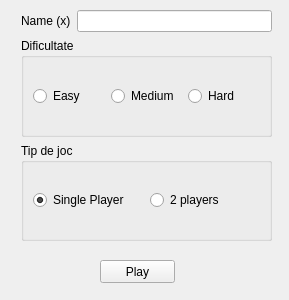
<?xml version="1.0" encoding="UTF-8"?>
<ui version="4.0">
 <class>GameWizard</class>
 <widget class="QWidget" name="GameWizard">
  <property name="geometry">
   <rect>
    <x>0</x>
    <y>0</y>
    <width>289</width>
    <height>300</height>
   </rect>
  </property>
  <property name="windowTitle">
   <string>Form</string>
  </property>
  <widget class="QPushButton" name="pushButton">
   <property name="geometry">
    <rect>
     <x>100</x>
     <y>260</y>
     <width>75</width>
     <height>23</height>
    </rect>
   </property>
   <property name="text">
    <string>Play</string>
   </property>
  </widget>
  <widget class="QWidget" name="">
   <property name="geometry">
    <rect>
     <x>21</x>
     <y>10</y>
     <width>251</width>
     <height>231</height>
    </rect>
   </property>
   <layout class="QVBoxLayout" name="verticalLayout_2">
    <item>
     <layout class="QVBoxLayout" name="verticalLayout">
      <item>
       <layout class="QHBoxLayout" name="horizontalLayout_3">
        <item>
         <widget class="QLabel" name="label">
          <property name="text">
           <string>Name (x)</string>
          </property>
         </widget>
        </item>
        <item>
         <widget class="QLineEdit" name="lineEdit"/>
        </item>
       </layout>
      </item>
     </layout>
    </item>
    <item>
     <widget class="QGroupBox" name="groupBox">
      <property name="title">
       <string>Dificultate</string>
      </property>
      <layout class="QHBoxLayout" name="horizontalLayout">
       <item>
        <layout class="QHBoxLayout" name="horizontalLayout_2">
         <item>
          <widget class="QRadioButton" name="radioButton">
           <property name="text">
            <string>Easy</string>
           </property>
          </widget>
         </item>
         <item>
          <widget class="QRadioButton" name="radioButton_2">
           <property name="text">
            <string>Medium</string>
           </property>
          </widget>
         </item>
         <item>
          <widget class="QRadioButton" name="radioButton_3">
           <property name="text">
            <string>Hard</string>
           </property>
          </widget>
         </item>
        </layout>
       </item>
      </layout>
      <zorder>radioButton</zorder>
      <zorder>radioButton_2</zorder>
      <zorder>radioButton_3</zorder>
      <zorder>radioButton</zorder>
      <zorder>radioButton_2</zorder>
      <zorder>radioButton_3</zorder>
     </widget>
    </item>
    <item>
     <widget class="QGroupBox" name="groupBox_2">
      <property name="title">
       <string>Tip de joc</string>
      </property>
      <layout class="QHBoxLayout" name="horizontalLayout_5">
       <item>
        <widget class="QRadioButton" name="radioButton_4">
         <property name="text">
          <string>Single Player</string>
         </property>
         <property name="checked">
          <bool>true</bool>
         </property>
        </widget>
       </item>
       <item>
        <widget class="QRadioButton" name="radioButton_5">
         <property name="text">
          <string>2 players</string>
         </property>
        </widget>
       </item>
      </layout>
     </widget>
    </item>
   </layout>
  </widget>
 </widget>
 <resources/>
 <connections/>
</ui>
